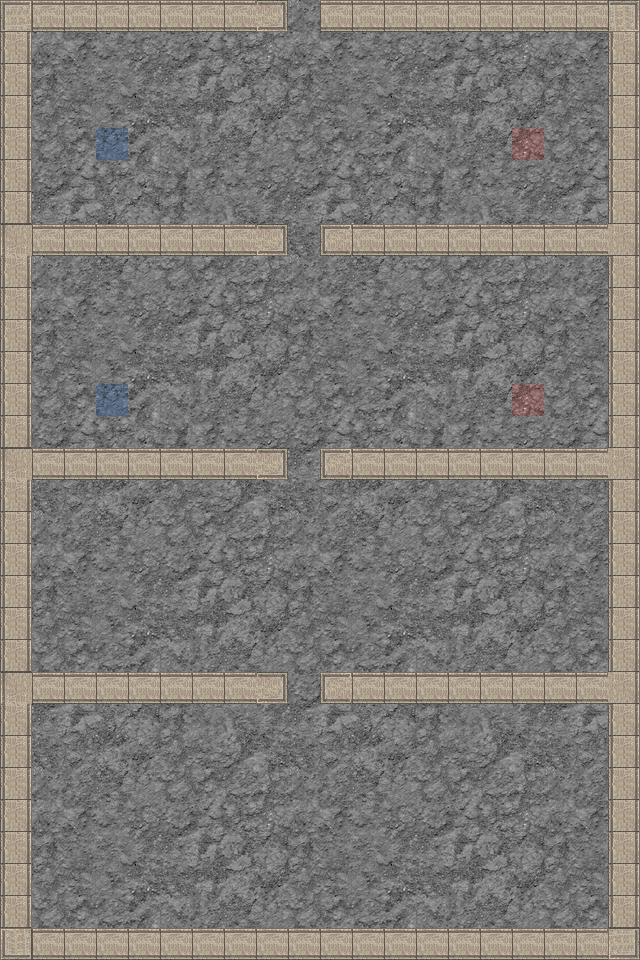

Rendered tile map (Tiled .tmx) drawn with the repository's tilesets; below, a short description and the map source with its tile grids summarised:
An orthogonal 20x30 tile map with 32x32 px tiles, 2 tile layers (background, walls), 4 tilesets and 41 objects (13x block, 5x floor_switch, 4x jar, 4x room, 3x blue_enemy, ...).

<map version="1.0" orientation="orthogonal" width="20" height="30" tilewidth="32" tileheight="32">
 <properties>
  <property name="music" value="impromptu_opus_schubert" />
 </properties>
 <tileset firstgid="1" name="block_wall" tilewidth="32" tileheight="32">
  <image source="../textures/block_wall.png" width="128" height="128" />
 </tileset>
 <tileset firstgid="17" name="dirt1_grey" tilewidth="32" tileheight="32">
  <image source="../textures/dirt1_grey.png" width="256" height="256" />
 </tileset>
 <tileset firstgid="81" name="dirt1_blue" tilewidth="32" tileheight="32">
  <image source="../textures/dirt1_blue.png" width="256" height="256" />
 </tileset>
 <tileset firstgid="145" name="dirt1_red" tilewidth="32" tileheight="32">
  <image source="../textures/dirt1_red.png" width="256" height="256" />
 </tileset>
 <layer name="background" width="20" height="30">
  <data>[600 cells, 551 non-empty, 66 distinct tile ids]</data>
 </layer>
 <layer name="walls" width="20" height="30">
  <data>[600 cells, 146 non-empty, 10 distinct tile ids]</data>
 </layer>
 <objectgroup name="enemy" width="20" height="30">
  <object name="enemy1" type="blue_enemy" x="85" y="591" width="32" height="32">
   <properties>
    <property name="dir" value="right" />
   </properties>
  </object>
  <object name="enemy2" type="blue_enemy" x="523" y="584" width="32" height="32">
   <properties>
    <property name="dir" value="left" />
   </properties>
  </object>
  <object name="enemy3" type="blue_enemy" x="288" y="515" width="32" height="32">
   <properties>
    <property name="dir" value="down" />
   </properties>
  </object>
 </objectgroup>
 <objectgroup name="environment" width="20" height="30">
  <object name="jar" type="jar" x="32" y="320" width="32" height="32">
   <properties>
    <property name="color" value="blue" />
   </properties>
  </object>
  <object name="jar" type="jar" x="576" y="320" width="32" height="32">
   <properties>
    <property name="color" value="red" />
   </properties>
  </object>
  <object name="door1" type="door" x="288" y="224" width="32" height="32">
   <properties>
    <property name="permanent" value="" />
    <property name="switch" value="switch3 switch4" />
   </properties>
  </object>
  <object name="blueJar" type="jar" x="416" y="128" width="32" height="32">
   <properties>
    <property name="color" value="blue" />
   </properties>
  </object>
  <object name="redJar" type="jar" x="192" y="128" width="32" height="32">
   <properties>
    <property name="color" value="red" />
   </properties>
  </object>
  <object name="sp1" type="save_point" x="544" y="736" width="32" height="32" />
  <object name="sp2" type="save_point" x="96" y="64" width="32" height="32" />
  <object name="chest1" type="chest" x="544" y="864" width="32" height="32">
   <properties>
    <property name="gold" value="5" />
   </properties>
  </object>
 </objectgroup>
 <objectgroup name="rooms" width="20" height="30" visible="0">
  <object name="room1" type="room" x="0" y="672" width="640" height="288" />
  <object name="room2" type="room" x="0" y="448" width="640" height="256" />
  <object name="room3" type="room" x="0" y="224" width="640" height="256" />
  <object name="room4" type="room" x="0" y="0" width="640" height="256" />
 </objectgroup>
 <objectgroup name="maplinks" width="20" height="30">
  <object name="to_puzzle_room" type="door" x="288" y="0" width="32" height="32">
   <properties>
    <property name="dest_link" value="entrance" />
    <property name="dest_map" value="level2" />
    <property name="entrance_dir" value="down" />
    <property name="permanent" value="" />
    <property name="switch" value="red_switch blue_switch" />
   </properties>
  </object>
  <object name="player_start" type="map_link" x="288" y="864" width="32" height="32">
   <properties>
    <property name="entrance_dir" value="up" />
   </properties>
  </object>
 </objectgroup>
 <objectgroup name="blocks" width="20" height="30">
  <object name="block" type="block" x="224" y="800" width="32" height="32" />
  <object name="block" type="block" x="288" y="800" width="32" height="32" />
  <object name="block" type="block" x="352" y="800" width="32" height="32">
   <properties>
    <property name="moveable" value="true" />
   </properties>
  </object>
  <object name="block" type="block" x="96" y="800" width="32" height="32" />
  <object name="block" type="block" x="480" y="800" width="32" height="32">
   <properties>
    <property name="moveable" value="true" />
   </properties>
  </object>
  <object name="block" type="block" x="416" y="800" width="32" height="32" />
  <object name="block" type="block" x="160" y="800" width="32" height="32">
   <properties>
    <property name="moveable" value="true" />
   </properties>
  </object>
  <object name="block" type="block" x="160" y="320" width="32" height="32" />
  <object name="block" type="block" x="256" y="320" width="32" height="32" />
  <object name="block" type="block" x="352" y="320" width="32" height="32" />
  <object name="block" type="block" x="448" y="320" width="32" height="32" />
  <object name="block" type="block" x="32" y="800" width="32" height="32" />
  <object name="block" type="block" x="544" y="800" width="32" height="32" />
 </objectgroup>
 <objectgroup name="logic" width="20" height="30">
  <object name="switch2" type="floor_switch" x="352" y="800" width="32" height="32">
   <properties>
    <property name="sticky" value="true" />
   </properties>
  </object>
  <object name="switch1" type="floor_switch" x="160" y="800" width="32" height="32">
   <properties>
    <property name="sticky" value="true" />
   </properties>
  </object>
  <object name="barrier1" type="barrier" x="288" y="672" width="32" height="32">
   <properties>
    <property name="permanent" value="" />
    <property name="switch" value="switch1 switch2 switch5" />
   </properties>
  </object>
  <object name="barrier2" type="barrier" x="288" y="448" width="32" height="32">
   <properties>
    <property name="cleared" value="enemy1 enemy2 enemy3" />
    <property name="permanent" value="" />
   </properties>
  </object>
  <object name="switch3" type="floor_switch" x="64" y="512" width="32" height="32">
   <properties>
    <property name="activating_class" value="jar" />
   </properties>
  </object>
  <object name="switch4" type="floor_switch" x="544" y="512" width="32" height="32">
   <properties>
    <property name="activating_class" value="jar" />
   </properties>
  </object>
  <object name="switch5" type="floor_switch" x="480" y="800" width="32" height="32">
   <properties>
    <property name="sticky" value="true" />
   </properties>
  </object>
  <object name="blue_switch" type="invisible_floor_switch" x="96" y="128" width="32" height="32">
   <properties>
    <property name="activating_object" value="blueJar" />
   </properties>
  </object>
  <object name="red_switch" type="invisible_floor_switch" x="512" y="128" width="32" height="32">
   <properties>
    <property name="activating_object" value="redJar" />
   </properties>
  </object>
 </objectgroup>
 <objectgroup name="npc" width="20" height="30">
  <object name="patchy" type="stationary_npc" x="352" y="608" width="32" height="32">
   <properties>
    <property name="cleared" value="enemy1 enemy2 enemy3" />
    <property name="dialog1" value="patchy1" />
    <property name="dialog2" value="patchy2" />
    <property name="dir" value="left" />
    <property name="sprite" value="patchouli" />
   </properties>
  </object>
  <object name="cirno" type="stationary_npc" x="224" y="736" width="32" height="32">
   <properties>
    <property name="dialog1" value="cirno1" />
    <property name="dialog2" value="cirno2" />
    <property name="dir" value="down" />
    <property name="sprite" value="cirno" />
    <property name="switch" value="barrier1" />
   </properties>
  </object>
 </objectgroup>
</map>
